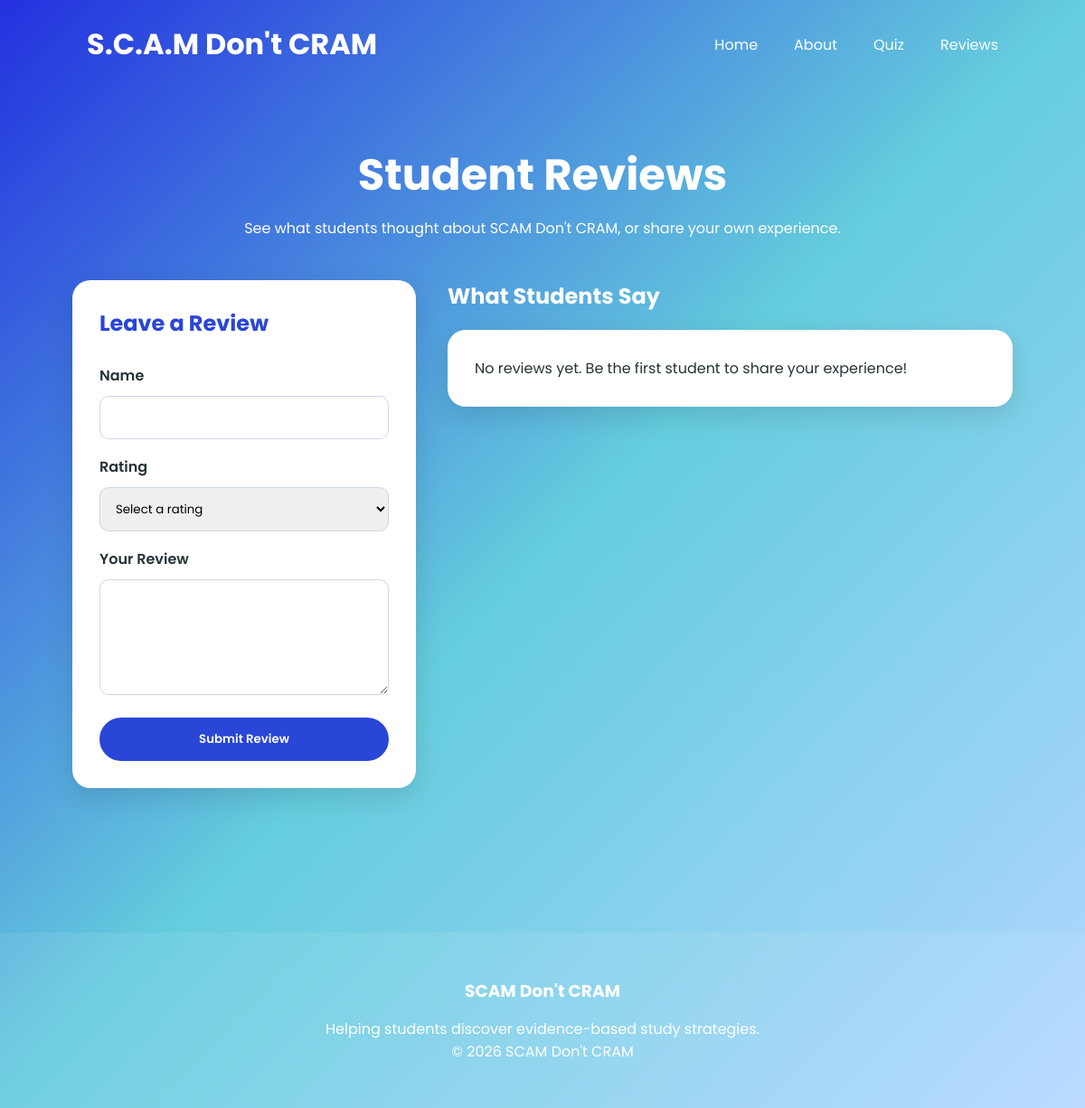
Page /reviews on the earlier database version.
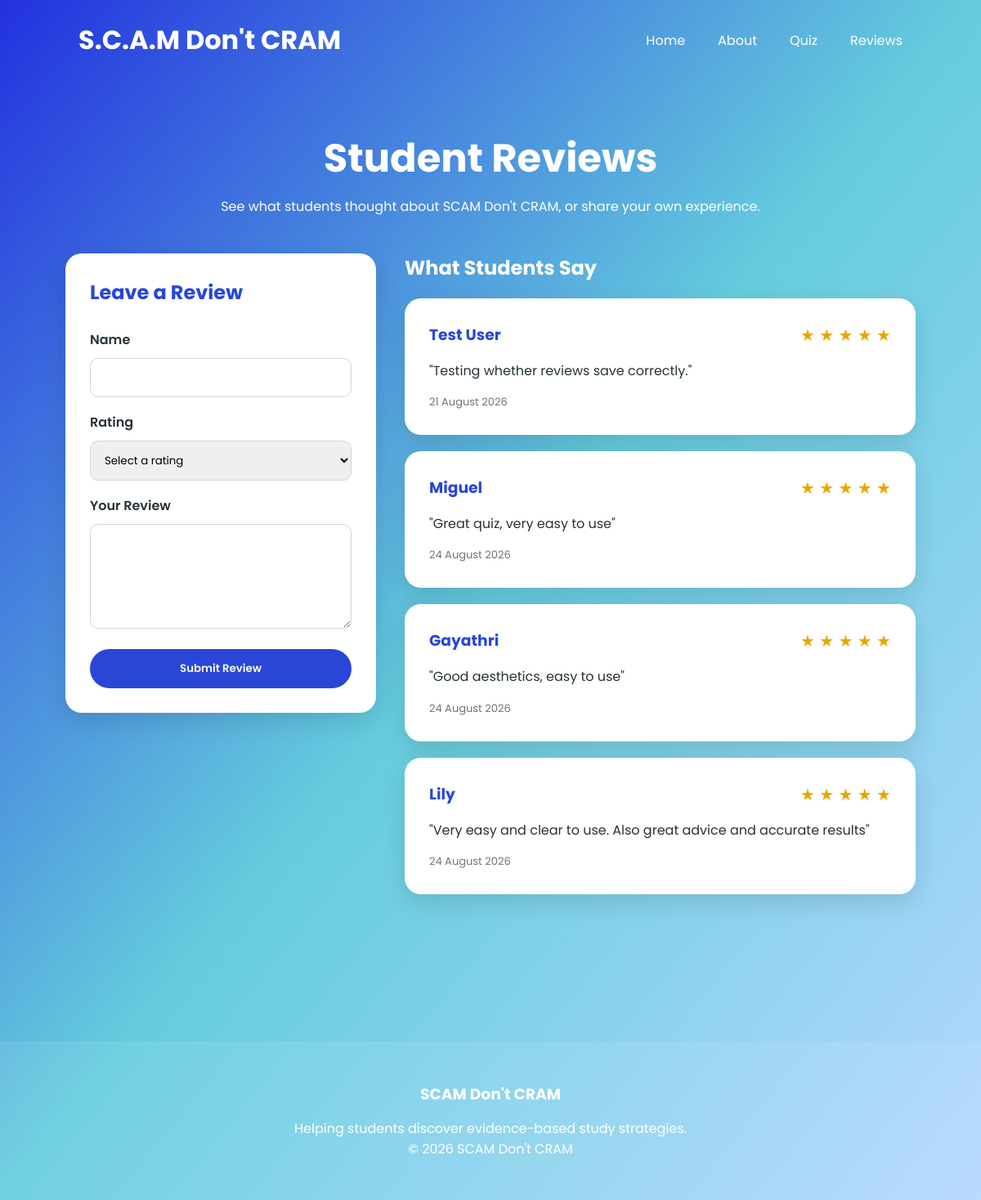
Same page on the later database version.
### tables this page shows
CREATE TABLE reviews (
        id INTEGER PRIMARY KEY AUTOINCREMENT,
        name TEXT NOT NULL,
        rating INTEGER NOT NULL,
        comment TEXT NOT NULL,
        date_posted TEXT NOT NULL
    );

### app.py (the view, shortened to what this page needs)
@app.route("/reviews", methods=["GET", "POST"])
def reviews():
    form = ReviewForm()
    all_reviews = get_reviews()
    return render_template(
        "reviews.html",
        reviews=all_reviews,
        form=form,
    )

### forms.py
class ReviewForm(FlaskForm):
    name = StringField(
        "Name",
        validators=[
            DataRequired(),
            Length(min=1, max=50),
        ],
    )
    rating = SelectField(
        "Rating",
        choices=[
            ("5", "★★★★★ - 5"),
            ("4", "★★★★☆ - 4"),
            ("3", "★★★☆☆ - 3"),
            ("2", "★★☆☆☆ - 2"),
            ("1", "★☆☆☆☆ - 1"),
        ],
        validators=[DataRequired()],
    )
    comment = TextAreaField(
        "Your Review",
        validators=[
            DataRequired(),
            Length(min=5, max=500),
        ],
    )

### database.py (called while the page is built)
def get_connection():
    conn = sqlite3.connect(DATABASE)
    conn.row_factory = sqlite3.Row
    conn.execute("PRAGMA foreign_keys = ON")
    return conn

def get_reviews():
    conn = get_connection()
    reviews = conn.execute("""
        SELECT id, name, rating, comment, date_posted
        FROM reviews
        ORDER BY id ASC LIMIT 5;
    """).fetchall()
    conn.close()
    return reviews

### templates/reviews.html (shortened to what this page needs)
{% extends "base.html" %}
{% block content %}
<section class="reviews-page">
    <div class="reviews-heading">
        <h1>Student Reviews</h1>
        <p>
            See what students thought about SCAM Don't CRAM,
            or share your own experience.
        </p>
    </div>
    <div class="review-layout">
        <div class="review-form-card">
            <h2>Leave a Review</h2>
            <form method="POST">
                <label for="name">
                    Name
                </label>
                <input
                    type="text"
                    id="name"
                    name="name"
                    maxlength="50"
                    value="{{ form.name.data or '' }}"
                    required
                >
                <label for="rating">
                    Rating
                </label>
                <select
                    id="rating"
                    name="rating"
                    required
                >
                    <option value="">
                        Select a rating
                    </option>
                </select>
                <label for="comment">
                    Your Review
                </label>
                <textarea
                    id="comment"
                    name="comment"
                    rows="5"
                    maxlength="500"
                    minlength="5"
                    required
                >{{ form.comment.data or '' }}
                </textarea>
                <button
                    type="submit"
                    class="review-submit-button"
                >
                    Submit Review
                </button>
            </form>
        </div>
        <div class="reviews-list">
            <h2>What Students Say</h2>
            {% if reviews %}
                {% for review in reviews %}
                    <div class="review-card">
                        <div class="review-top">
                            <h3>
                                {{ review["name"] }}
                            </h3>
                            <span class="review-rating">
                                {% for star in range(review["rating"]) %}
                                    ★
                                {% endfor %}
                            </span>
                        </div>
                        <p class="review-comment">
                            "{{ review["comment"] }}"
                        </p>
                        <p class="review-date">
                            {{ review["date_posted"] }}
                        </p>
                    </div>
                {% endfor %}
            {% else %}
                <div class="review-card">
                    <p>
                        No reviews yet. Be the first student
                        to share your experience!
                    </p>
                </div>
            {% endif %}
        </div>
    </div>
</section>
{% endblock %}

### templates/base.html (shortened to what this page needs)
<!DOCTYPE html>
<html lang="en">
<head>
    <link rel="stylesheet"
          href="/static/css/style.css">
</head>
<body>
{% if not hide_nav %}
    <header>
        <nav class="navbar">
            <a class="logo"
            href="/">
                S.C.A.M Don't CRAM
            </a>
            <ul>
                <li><a href="/">Home</a></li>
                <li><a href="/about">About</a></li>
                <li><a href="/quiz">Quiz</a></li>
                <li><a href="/reviews">Reviews</a></li>
            </ul>
        </nav>
    </header>
{% endif %}
<main>
{% block content %}
{% endblock %}
</main>
{% if not hide_nav %}
    <footer class="footer">
        <h3>SCAM Don't CRAM</h3>
        <p>
            Helping students discover
            evidence-based study strategies.
        </p>
        <p>
            © 2026 SCAM Don't CRAM
        </p>
    </footer>
{% endif %}
</body>
</html>

### static/css/style.css (style rules this page uses)
:root { --primary-blue:#2946D7; --secondary-blue:#5AB8E8; --dark-blue:#1F2D6B; --light-blue:#EEF6FF; --white:#FFFFFF; --text:#263238; --grey:#6C757D; --shadow: 0px 10px 30px rgba(0,0,0,.12); --radius:20px; }
* { margin:0; padding:0; box-sizing:border-box; }
body { font-family: "Poppins", sans-serif; background: linear-gradient(to bottom right, #2331df, #65cddd, #b4d7ff); min-height:100vh; color:white; }
.navbar { display:flex; justify-content:space-between; align-items:center; padding:25px 8%; }
.logo { font-size:2rem; font-weight:700; color:white; text-decoration:none; }
.navbar ul { display:flex; gap:40px; list-style:none; }
.navbar a { color:white; text-decoration:none; transition:.3s; }
.footer { text-align:center; padding:50px; background:rgba(255,255,255,.08); margin-top:100px; }
.footer h3 { margin-bottom:15px; }
.reviews-page { max-width: 1100px; margin: 0 auto; padding: 60px 30px; }
.reviews-heading { text-align: center; margin-bottom: 45px; }
.reviews-heading h1 { font-size: 3rem; }
.reviews-heading p { margin-top: 10px; }
.review-layout { display: grid; grid-template-columns: 380px 1fr; gap: 35px; align-items: start; }
.review-form-card, .review-card { background: white; color: var(--text); border-radius: 20px; padding: 30px; box-shadow: var(--shadow); }
.review-form-card h2 { color: var(--primary-blue); margin-bottom: 20px; }
.review-form-card form { display: flex; flex-direction: column; gap: 10px; }
.review-form-card label { font-weight: 600; margin-top: 8px; }
.review-form-card input, .review-form-card select, .review-form-card textarea { width: 100%; padding: 13px; border: 1px solid #ccd7e5; border-radius: 10px; font-family: "Poppins", sans-serif; outline: none; }
.review-submit-button { margin-top: 15px; padding: 14px; border: none; border-radius: 25px; background: var(--primary-blue); color: white; font-family: "Poppins", sans-serif; font-weight: 600; cursor: pointer; }
.reviews-list h2 { margin-bottom: 20px; }
.review-card { margin-bottom: 20px; }
.review-top { display: flex; justify-content: space-between; gap: 15px; }
.review-card h3 { color: var(--primary-blue); }
.review-rating { color: #e6a700; font-size: 20px; }
.review-comment { margin: 15px 0; line-height: 1.7; }
.review-date { color: var(--grey); font-size: 13px; }

Differences in the rows shown:
added reviews: name "Test User", rating 5 (drawn), comment "Testing whether reviews save correctly.", date_posted "21 August 2026"
added reviews: name "Miguel", rating 5 (drawn), comment "Great quiz, very easy to use", date_posted "24 August 2026"
added reviews: name "Gayathri", rating 5 (drawn), comment "Good aesthetics, easy to use", date_posted "24 August 2026"
added reviews: name "Lily", rating 5 (drawn), comment "Very easy and clear to use. Also great advice and accurate results", date_posted "24 August 2026"
Other differences:
text no longer shown: "No reviews yet. Be the first student to share your experience!"
